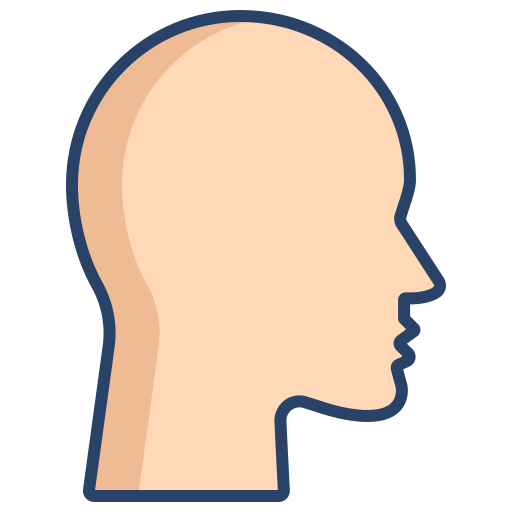
#> input picture data/figure_assets/head.png, 512 x 512 px
$ python example_1a.py
#> lines starting #> are read from the running program, lines starting #| are printed output that depends on the picture; after the words box and inside, x2 and y2 are one past the last pixel; in counts of white or black regions, pixels touching at a corner belong together
#!/usr/bin/env python3
"""
example_1a.py — candidate redesign of the Figure 1 panel a NETWORK GRAPHS.

Style study for the "context network" strip: story-entity networks in the
node-link grammar of the two references in output/figures/figure1/
network_reference/ (nodelink.png — the story-character co-occurrence look:
community-colored nodes sized by importance, soft translucent community
hulls, curved gray edges weighted by strength; multigraphs.*.png — clean
node outlines and pastel cluster shading):

  * every story SEGMENT slot shows the context network built so far —
    node positions are FIXED across slots, so the network visibly grows
    into new territory as the narrative unfolds;
  * each narrative "event cluster" is one color community with a smoothed
    translucent hull behind it; the community(ies) REPRESENTED in a segment
    are highlighted (saturated fill, strong hull; segment N highlights two
    associated events and the bridge edge between them), while the past
    segments' communities stay visible but pale — the accumulated context
    the current events still associate with;
  * node size encodes degree (hub events larger), edges curve gently and
    their width encodes co-occurrence strength;
  * every interruption EPOCH slot shows the SAME network degraded: hulls
    gone, everything pale, only the strong backbone still readable.

The train below the networks uses the canonical figure1-4 style (flat
story rectangles #56a8de / #2f6fa8 edge, outline-free gray #e4e6e8 epochs
filling the full height of the round-cap red #e8241c ticks, italic labels).

EXAMPLE ONLY — writes to output/figures/figure1/network_reference/
example-output/ so it can be judged before (maybe) replacing the current
panel a inside figure1_full-panel.py. Purely schematic: no analysis data.
"""
from __future__ import annotations

from pathlib import Path

import numpy as np
import matplotlib
matplotlib.use("Agg")
import matplotlib.pyplot as plt
from matplotlib.patches import FancyArrowPatch, PathPatch, Rectangle
from matplotlib.path import Path as MplPath

SCRIPT = Path(__file__).resolve()
REPO_ROOT = SCRIPT.parents[4]
OUT_DIR = (REPO_ROOT / "output" / "figures" / "figure1" / "network_reference"
           / "example-output")
# OUT_DIR is created in main() only, so importing this module as the figure1
# composite's panel-a donor has no side effects (no folder is created)

plt.rcParams.update({
    "font.family": "sans-serif",
    "font.sans-serif": ["Arial", "Helvetica", "DejaVu Sans"],
    "svg.fonttype": "none", "pdf.fonttype": 42,
})

# figure1 full-panel type scale
FS_TITLE, FS_LABEL, FS_TICK = 8, 6.5, 5.5
INK = "#1a1a1a"

# canonical train style (figures 1-4)
STORY_FACE, STORY_EDGE = "#56a8de", "#2f6fa8"
EPOCH_FACE, TICK_RED = "#e4e6e8", "#e8241c"

# community palette — nodelink.png reference hues
COMM_COLORS = ["#7b5ea7", "#b3993a", "#3a8bbb", "#c65f52", "#cf7fae"]
EDGE_GRAY = "#8a8f96"

PAGE_W, PANEL_H = 6.5, 1.92
M_L, M_R = 0.30, 0.06
CW = PAGE_W - M_L - M_R

# ------------------------------------------------------------------ network
# One deterministic "story network": five event communities that appear in
# order (A at segment 1, B at segment 2, C+D by segment N, E at segment N+1).
# Node positions are fixed in a shared [0,1]^2 frame so growth is spatial.
RNG = np.random.default_rng(7)

COMMUNITIES = [
    # (anchor x, anchor y, n nodes, spread)
    ("A", (0.20, 0.60), 5, 0.15),
    ("B", (0.52, 0.80), 4, 0.13),
    ("C", (0.50, 0.26), 4, 0.14),
    ("D", (0.84, 0.62), 4, 0.13),
    ("E", (0.74, 0.13), 4, 0.12),
]


def _build_graph():
    """nodes: {id: (x, y, comm_idx)}; edges: [(a, b, w, kind)]."""
    nodes, edges = {}, []
    for ci, (name, (ax, ay), n, spread) in enumerate(COMMUNITIES):
        ang0 = RNG.uniform(0, 2 * np.pi)
        for k in range(n):
            nid = f"{name}{k}"
            if k == 0:                       # hub sits at the anchor
                x, y = ax, ay
            else:
                th = ang0 + 2 * np.pi * (k - 1) / (n - 1) \
                    + RNG.uniform(-0.35, 0.35)
                r = spread * RNG.uniform(0.75, 1.15)
                x, y = ax + r * np.cos(th), ay + 0.82 * r * np.sin(th)
            nodes[nid] = (x, y, ci)
        # intra-community: hub spokes (strong) + a partial ring (weak)
        for k in range(1, n):
            edges.append((f"{name}0", f"{name}{k}",
                          RNG.uniform(0.75, 1.0), "intra"))
        for k in range(1, n - 1):
            if RNG.uniform() < 0.75:
                edges.append((f"{name}{k}", f"{name}{k + 1}",
                              RNG.uniform(0.3, 0.55), "intra"))
    # inter-community bridges (the cross-event backbone)
    for a, b, w in [("A0", "B0", 0.9), ("A0", "C0", 0.7), ("B0", "D0", 0.8),
                    ("C0", "D0", 0.6), ("C2", "A3", 0.35), ("D0", "E0", 0.75),
                    ("C0", "E0", 0.5),
                    # member-level associations knitting the subnetworks
                    ("A2", "B2", 0.4), ("B1", "C1", 0.35), ("D2", "B3", 0.35),
                    ("A3", "D1", 0.3), ("E2", "C2", 0.35), ("E1", "D2", 0.3)]:
        edges.append((a, b, w, "inter"))
    return nodes, edges


NODES, EDGES = _build_graph()


def _degree(active):
    deg = {n: 0.0 for n in active}
    for a, b, w, _k in EDGES:
        if a in active and b in active:
            deg[a] += w
            deg[b] += w
    return deg


# ------------------------------------------------------------ smoothed hull
def _convex_hull(pts):
    """Andrew monotone chain; pts (n,2) -> hull vertices (m,2) CCW."""
    pts = sorted(map(tuple, pts))
    if len(pts) <= 2:
        return np.array(pts)

    def cross(o, a, b):
        return ((a[0] - o[0]) * (b[1] - o[1])
                - (a[1] - o[1]) * (b[0] - o[0]))
    lo, up = [], []
    for p in pts:
        while len(lo) >= 2 and cross(lo[-2], lo[-1], p) <= 0:
            lo.pop()
        lo.append(p)
    for p in reversed(pts):
        while len(up) >= 2 and cross(up[-2], up[-1], p) <= 0:
            up.pop()
        up.append(p)
    return np.array(lo[:-1] + up[:-1])


def _blob_path(pts, pad):
    """Soft community hull: pad the convex hull outward from its centroid,
    then close it with a Catmull-Rom spline (smooth, reference-style blob)."""
    pts = np.asarray(pts, float)
    c = pts.mean(axis=0)
    if len(pts) == 1:
        th = np.linspace(0, 2 * np.pi, 24)
        ring = np.c_[pts[0, 0] + pad * np.cos(th),
                     pts[0, 1] + pad * np.sin(th)]
        return MplPath(ring, closed=True)
    hull = _convex_hull(pts)
    v = hull - c
    n = v / np.maximum(np.linalg.norm(v, axis=1, keepdims=True), 1e-9)
    hull = hull + n * pad
    # Catmull-Rom through the padded hull vertices
    P = np.vstack([hull[-1], hull, hull[0], hull[1]])
    out = []
    for i in range(1, len(P) - 2):
        p0, p1, p2, p3 = P[i - 1], P[i], P[i + 1], P[i + 2]
        for t in np.linspace(0, 1, 8, endpoint=False):
            t2, t3 = t * t, t * t * t
            out.append(0.5 * ((2 * p1) + (-p0 + p2) * t
                              + (2 * p0 - 5 * p1 + 4 * p2 - p3) * t2
                              + (-p0 + 3 * p1 - 3 * p2 + p3) * t3))
    return MplPath(np.array(out), closed=True)


# ------------------------------------------------------------- slot drawing
def _lighten(hexc, f):
    h = hexc.lstrip("#")
    r, g, b = (int(h[i:i + 2], 16) / 255 for i in (0, 2, 4))
    return (r + (1 - r) * f, g + (1 - g) * f, b + (1 - b) * f)


def draw_network(ax, x0, y0, w, h, n_comms, *, highlight=(),
                 degraded=False, node_scale=1.0):
    """Draw the subgraph of the first `n_comms` communities into the box
    (x0, y0, w, h) (data coords = inches). Fixed node frame -> growth is
    spatial. `highlight` = indices of the communities REPRESENTED in this
    story segment (saturated, strong hull; a bridge between two highlighted
    communities is emphasized too); the rest are the PAST segments' event
    networks — kept visible but pale, as the context the current events
    still associate with. `degraded` = interruption look (pale, no hulls,
    backbone only)."""
    highlight = set(highlight)
    active = {n: p for n, p in NODES.items() if p[2] < n_comms}
    deg = _degree(active)
    # per-slot fit: map the subgraph's bounding box into the slot box
    # (aspect-preserving, centered) so every slot is well filled — capped so
    # the earliest small networks don't balloon relative to the final one
    pts = np.array([(x, y) for x, y, _c in active.values()])
    lo, hi = pts.min(axis=0), pts.max(axis=0)
    span = np.maximum(hi - lo, 1e-6)
    pad_x, pad_y = 0.16 * w, 0.17 * h
    s_fit = min((w - 2 * pad_x) / span[0], (h - 2 * pad_y) / span[1])
    s_full = min((w - 2 * pad_x) / 0.78, (h - 2 * pad_y) / 0.74)
    scale = min(s_fit, 1.55 * s_full)
    cx, cy = (lo + hi) / 2

    def T(x, y):
        return x0 + w / 2 + (x - cx) * scale, \
               y0 + h / 2 + (y - cy) * scale

    # community hulls (skip when degraded)
    if not degraded:
        for ci in range(n_comms):
            pts = [T(x, y) for _n, (x, y, c) in active.items() if c == ci]
            if len(pts) < 2:
                continue
            col = COMM_COLORS[ci]
            if ci in highlight:
                # glow: three expanding, fading layers + a saturated rim
                base = 0.055 * scale
                for pad_f, a_g in ((2.1, 0.09), (1.5, 0.18), (1.0, 0.34)):
                    ax.add_patch(PathPatch(_blob_path(pts, base * pad_f),
                                           facecolor=_lighten(col, 0.22),
                                           lw=0, alpha=a_g, zorder=1))
                ax.add_patch(PathPatch(_blob_path(pts, base),
                                       facecolor="none", edgecolor=col,
                                       lw=0.9, alpha=0.65, zorder=1.5))
            else:
                ax.add_patch(PathPatch(_blob_path(pts, 0.055 * scale),
                                       facecolor=_lighten(col, 0.35), lw=0,
                                       alpha=0.08, zorder=1))
    # edges — curved, width by weight
    for a_, b_, wgt, kind in EDGES:
        if a_ not in active or b_ not in active:
            continue
        if degraded and wgt < 0.55:
            continue                      # only the backbone survives
        xa, ya = T(*NODES[a_][:2])
        xb, yb = T(*NODES[b_][:2])
        rad = 0.14 if kind == "inter" else 0.11
        lw = (0.35 + 0.85 * wgt) * (0.55 + 0.45 * node_scale)
        col_e = EDGE_GRAY
        if degraded:
            alpha, lw = 0.35, lw * 0.7
        else:
            ca, cb = NODES[a_][2], NODES[b_][2]
            n_hl = (ca in highlight) + (cb in highlight)
            if n_hl == 2:      # inside the current segment's event network
                alpha = 0.9
                lw *= 1.2
                col_e = "#5f646b"
            elif n_hl == 1:    # current events associating with past context
                alpha = 0.45
            else:              # past-context internal edges
                alpha = 0.25
                lw *= 0.8
        ax.add_patch(FancyArrowPatch(
            (xa, ya), (xb, yb), connectionstyle=f"arc3,rad={rad}",
            arrowstyle="-", lw=lw, color=col_e, alpha=alpha, zorder=2,
            capstyle="round", shrinkA=0, shrinkB=0))
    # nodes — size by degree, community color, white ring
    drawn = [T(x, y) for x, y, _c in active.values()]
    dmax = max(deg.values()) if deg else 1.0
    for nid, (x, y, ci) in active.items():
        px, py = T(x, y)
        col = COMM_COLORS[ci]
        s = (7.0 + 26.0 * (deg[nid] / dmax) ** 1.4) * node_scale
        if degraded:
            face = _lighten(col, 0.55)
            alpha = 0.70 if nid.endswith("0") else 0.45
        elif ci in highlight:
            face = col if nid.endswith("0") else _lighten(col, 0.12)
            alpha = 1.0
            # soft node glow lifts the highlighted subnetwork off the page
            ax.scatter([px], [py], s=s * 3.2, color=col, alpha=0.22,
                       edgecolors="none", zorder=3.5)
        else:                       # past-context nodes: present but pale
            face = _lighten(col, 0.52)
            alpha = 0.9
        ax.scatter([px], [py], s=s, color=face, alpha=alpha,
                   edgecolors="white", linewidths=0.55, zorder=4)
    dx_ = [p_[0] for p_ in drawn]
    dy_ = [p_[1] for p_ in drawn]
    return (min(dx_), min(dy_), max(dx_), max(dy_))


def draw_train_slot(ax, x0, w, y, h, kind, label):
    """One canonical train slot at (x0, y) with height h."""
    if kind == "story":
        ax.add_patch(Rectangle((x0, y), w, h, facecolor=STORY_FACE,
                               edgecolor=STORY_EDGE, lw=0.7, zorder=3))
        ax.text(x0 + w / 2, y + h / 2, label, ha="center", va="center",
                fontsize=FS_TICK, style="italic", color="#123a5c", zorder=4)
    else:
        ax.add_patch(Rectangle((x0, y), w, h, facecolor=EPOCH_FACE,
                               lw=0, zorder=2))
        for xt in (x0, x0 + w):
            ax.plot([xt, xt], [y, y + h], color=TICK_RED, lw=1.6,
                    solid_capstyle="round", zorder=5)
        ax.text(x0 + w / 2, y + h / 2, label, ha="center", va="center",
                fontsize=FS_TICK, style="italic", color="#4a4a4a", zorder=4)


# Clipart are INPUTS, not products: they live under data/figure_assets/ so
# that wiping output/ to prove regeneration does not break panel (a).
ICON_DIR = REPO_ROOT / "data" / "figure_assets"


def draw_listener(ax, hx0, hy0, hw):
    """Head + brain (flipped, ear added) at (hx0, hy0), width hw inches
    (square). Ported from figure1_full-panel.py panel a — same icon assets,
    anatomy constants in icon-pixel units. Returns the (x, y) the thought
    trail should start from (upper-front of the head)."""
    from PIL import Image
    from matplotlib.path import Path as _P
    from matplotlib.patches import PathPatch as _PP
    head = Image.open(ICON_DIR / "head.png").convert("RGBA")
    brain = Image.open(ICON_DIR / "brain.png").convert("RGBA")
    HX0, HX1 = hx0, hx0 + hw
    HY0, HY1 = hy0, hy0 + hw
    ax.imshow(np.asarray(head), extent=[HX0, HX1, HY0, HY1],
              aspect="auto", zorder=6, interpolation="bilinear")
    _s = hw / 512.0

    def _ix(px_):
        return HX0 + px_ * _s

    def _iy(py_):
        return HY1 - py_ * _s
    # brain: flipped horizontally so the frontal lobe faces forward
    ax.imshow(np.asarray(brain)[:, ::-1],
              extent=[_ix(238 - 120), _ix(238 + 120),
                      _iy(135 + 98), _iy(135 - 98)],
              aspect="auto", zorder=7, interpolation="bilinear")
    # ear — helix + lobe + inner fold (unit frame -> icon px), mirrored so
    # the helix bulges toward the back of the head
    EAR_V = [(0.25, 0.85),
             (0.75, 1.00), (1.10, 0.55), (0.95, 0.20),
             (0.85, -0.05), (0.70, -0.25), (0.45, -0.35),
             (0.22, -0.44), (0.02, -0.30), (0.10, -0.10),
             (0.16, 0.10), (0.18, 0.45), (0.25, 0.85)]
    FOLD_V = [(0.42, 0.62), (0.72, 0.68), (0.82, 0.35),
              (0.68, 0.12), (0.58, -0.04), (0.44, -0.08),
              (0.38, 0.02)]
    _ex, _ey, _es = 236.0, 253.0, 57.0

    def _ep(vx, vy):
        return (_ix(_ex + (0.56 - vx) * _es),
                _iy(_ey - (vy - 0.28) * _es))
    ax.add_patch(_PP(_P([_ep(*v) for v in EAR_V],
                        [_P.MOVETO] + [_P.CURVE4] * 12),
                     facecolor="#f8d9bd", edgecolor="#284268",
                     lw=0.6, joinstyle="round", zorder=8))
    ax.add_patch(_PP(_P([_ep(*v) for v in FOLD_V],
                        [_P.MOVETO] + [_P.CURVE4] * 6),
                     facecolor="none", edgecolor="#284268",
                     lw=0.45, capstyle="round", zorder=9))
    return _ix(360), _iy(90)


def cloud_image():
    """The thought-bubble asset reduced to its cloud (largest component)
    with the heavy outline thinned — same recipe as figure1_full-panel."""
    from PIL import Image
    from scipy import ndimage as _ndi
    bubble = np.asarray(Image.open(ICON_DIR / "thought-bubble.png"
                                   ).convert("RGBA")).copy()
    lab, n = _ndi.label(bubble[..., 3] > 10)
    sizes = _ndi.sum(np.ones_like(lab), lab, range(1, n + 1))
    cloud_id = int(np.argmax(sizes)) + 1
    bubble[..., 3] = np.where(lab == cloud_id, bubble[..., 3], 0)
    op = bubble[..., 3] > 10
    thin = _ndi.binary_erosion(op, iterations=6)
    soft = _ndi.binary_dilation(thin, iterations=1) & ~thin
    a = bubble[..., 3]
    bubble[..., 3] = np.where(
        thin, a, np.where(soft, (a * 0.5).astype(np.uint8), 0))
    ys, xs = np.where(bubble[..., 3] > 10)
    return bubble[ys.min():ys.max() + 1, xs.min():xs.max() + 1]


# ------------------------------------------------------------------- panel
def main():
    OUT_DIR.mkdir(parents=True, exist_ok=True)
    fig_h = PANEL_H
    fig = plt.figure(figsize=(PAGE_W, fig_h))
    ax = fig.add_axes([0, 0, 1, 1])
    ax.set_xlim(0, PAGE_W)
    ax.set_ylim(0, fig_h)
    ax.axis("off")

    # slots: S1 E1 S2 E2 ... SN EN SN+1  (networks above, train below)
    DOTS_W = 0.24
    # (kind, label, communities-so-far, highlighted communities, degraded)
    # highlight = the event network(s) REPRESENTED in that segment; segment N
    # highlights blue+coral AND their bridge edge (two associated events)
    slots = [("story", "Story Segment 1", 1, (0,), False),
             ("epoch", "Interruption\nEpoch 1", 1, (), True),
             ("story", "Story Segment 2", 2, (1,), False),
             ("epoch", "Interruption\nEpoch 2", 2, (), True),
             ("dots",) * 5,
             ("story", "Story Segment N", 4, (2, 3), False),
             ("epoch", "Interruption\nEpoch N", 4, (), True),
             ("story", "Story Segment N+1", 5, (4,), False)]
    # left zone: the listener (head + brain + ear) whose thought bubble
    # wraps the segment-1 network — a listener whose
    # brain represents the event networks
    HEAD_W = 0.62
    SL_X = M_L + HEAD_W + 0.16            # slots start after the listener
    slot_cw = PAGE_W - M_R - SL_X
    n_story = sum(1 for s in slots if s[0] == "story")
    n_epoch = sum(1 for s in slots if s[0] == "epoch")
    epoch_w = 0.56
    story_w = (slot_cw - DOTS_W - n_epoch * epoch_w) / n_story

    title_y = fig_h - 0.10
    ax.text(SL_X + slot_cw / 2, title_y,
            "Building a top-level narrative context over time",
            ha="center", va="top", fontsize=FS_TITLE, fontweight="bold",
            color=INK)

    train_h = 0.16
    train_y = 0.34
    net_y0 = train_y + train_h + 0.05
    net_h = title_y - 0.16 - net_y0

    trail_x, trail_y = draw_listener(ax, M_L, train_y - 0.02, HEAD_W)
#> in draw_listener, head is the input picture: PIL image 512x512 RGBA; mean R, G, B, A 121.6, 104.2, 91.1, 137.8
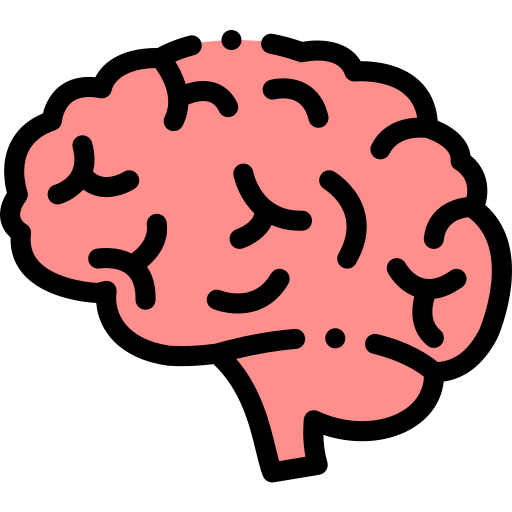
#> input picture data/figure_assets/brain.png, 512 x 512 px
#> in draw_listener, brain is the input picture: PIL image 512x512 RGBA; mean R, G, B, A 97, 54.6, 53.9, 149.9

    x = SL_X
    first_story = True
    for slot in slots:
        if slot[0] == "dots":
            ax.text(x + DOTS_W / 2, train_y + train_h / 2, "···",
                    ha="center", va="center", fontsize=FS_TITLE, color=INK)
            ax.text(x + DOTS_W / 2, net_y0 + net_h / 2, "···",
                    ha="center", va="center", fontsize=FS_TITLE, color="0.55")
            x += DOTS_W
            continue
        kind, label, n_comms, highlight, degraded = slot
        w = story_w if kind == "story" else epoch_w
        if kind == "epoch":   # epoch slot: light gray backdrop behind network
            ax.add_patch(Rectangle((x, net_y0 - 0.03), w, net_h + 0.06,
                                   facecolor="#f2f3f4", lw=0, zorder=0))
            for xt in (x, x + w):
                ax.plot([xt, xt], [net_y0 - 0.03, net_y0 + net_h + 0.03],
                        color=TICK_RED, lw=0.9, ls=(0, (3, 2)), alpha=0.85,
                        zorder=1)
        bbox = draw_network(ax, x, net_y0, w, net_h, n_comms,
                            highlight=highlight, degraded=degraded)
        if kind == "story" and first_story:
            # thought bubble around the segment-1 network + trail from the
            # head (small -> large toward the cloud)
            from matplotlib.patches import Ellipse as _E
            bx0, by0, bx1, by1 = bbox
            ax.imshow(cloud_image(),
                      extent=[bx0 - 0.22, bx1 + 0.22,
                              by0 - 0.20, by1 + 0.26],
                      aspect="auto", zorder=0.8, interpolation="bilinear")
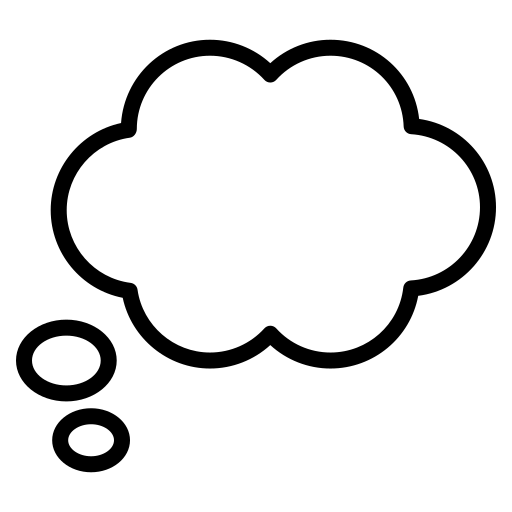
#> input picture data/figure_assets/thought-bubble.png, 512 x 512 px
#> in cloud_image, bubble is the input picture: shape (512, 512, 4); mean R, G, B, A 0, 0, 0, 25.6
#> in cloud_image, `lab, n = _ndi.label(bubble[..., 3] > 10)`:
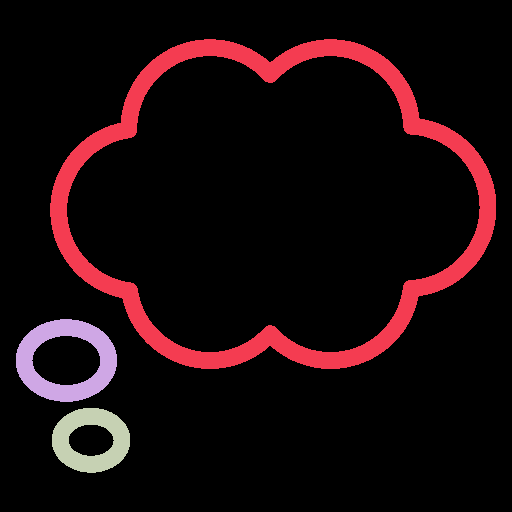
#> lab: shape (512, 512) int32; 4 distinct labels, from 0 to 3; one colour per label, 0 black
#> in cloud_image, `lab, n = _ndi.label(bubble[..., 3] > 10)`: n = 3
#> in cloud_image, `sizes = _ndi.sum(np.ones_like(lab), lab, range(1, n + 1))`: sizes = [20947, 4003, 2928]
#> in cloud_image, `cloud_id = int(np.argmax(sizes)) + 1`: cloud_id = 1
#> in cloud_image, `bubble[..., 3] = np.where(lab == cloud_id, bubble[..., 3], 0)`:
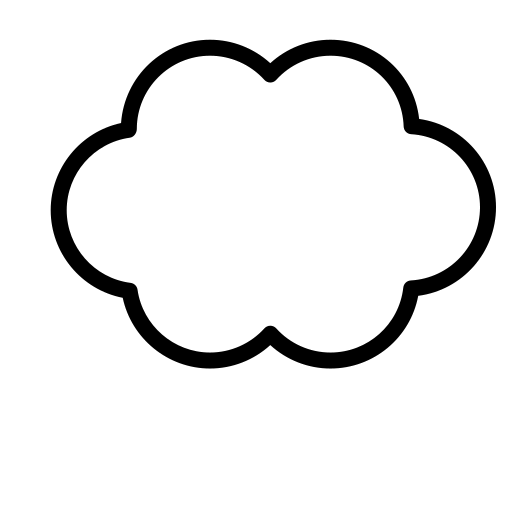
#> bubble: shape (512, 512, 4); 2.79% of pixels changed, all inside (x1, y1, x2, y2) = (16, 39, 497, 473); transparent parts drawn white
#> in cloud_image, `op = bubble[..., 3] > 10`:
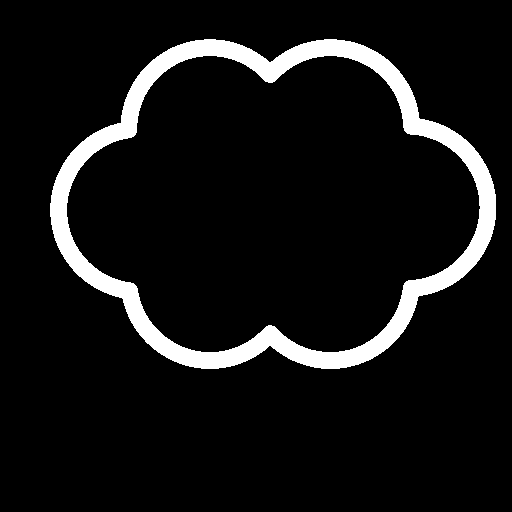
#> op: shape (512, 512) bool; 8% white; 1 white region, box (x1, y1, x2, y2) and area: (50, 39, 496, 369) 20947
#> (the rest of the program and of its run is left out)
